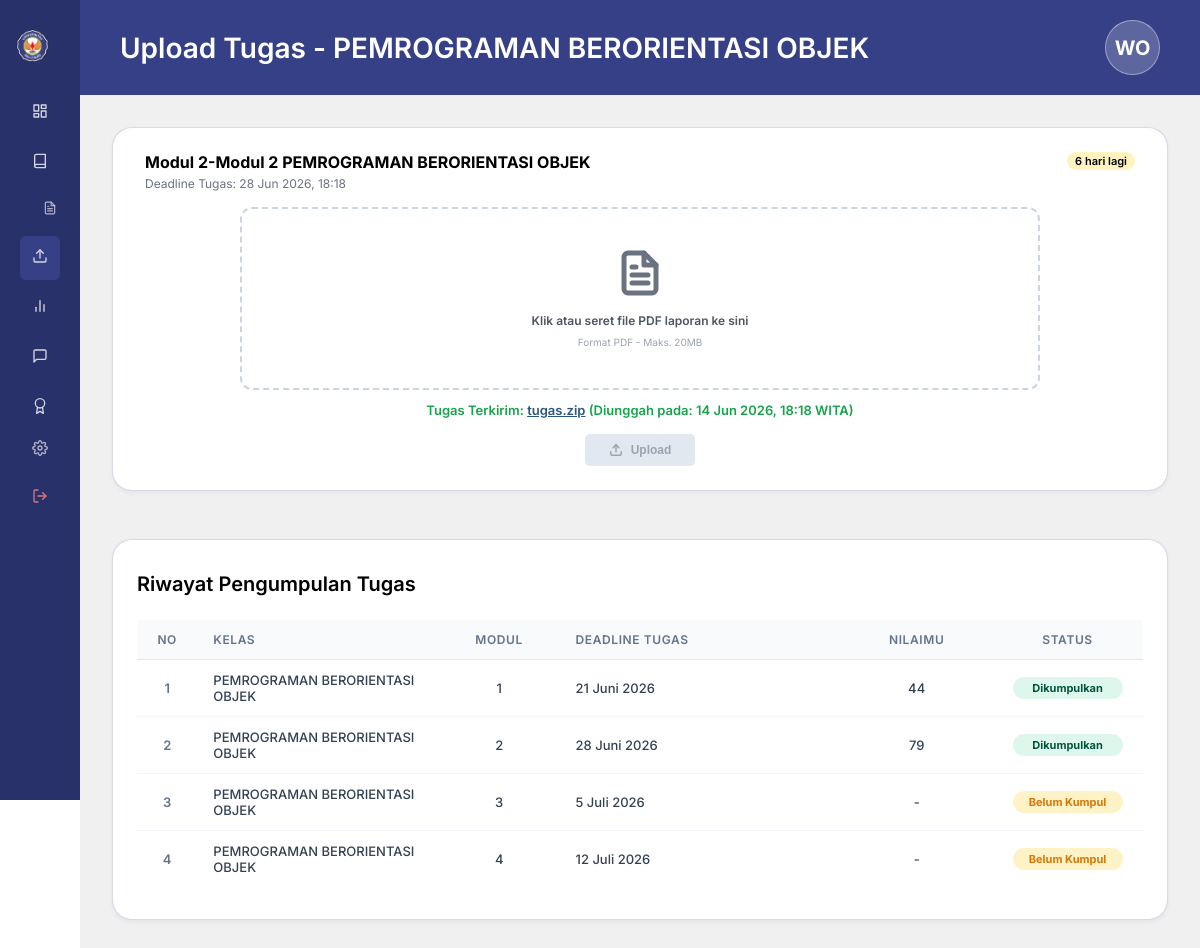
The page /public/index.php?action=upload_tugas (signed in) on the database its author committed.
### tables this page shows
CREATE TABLE Tabel_Kelompok (
    ID_Kelompok INT AUTO_INCREMENT PRIMARY KEY,
    Nama_Kelompok VARCHAR(100) NOT NULL,
    ID_Kelas INT NOT NULL,
    CONSTRAINT FK_Kelompok_Kelas FOREIGN KEY (ID_Kelas) 
        REFERENCES Tabel_Kelas(ID_Kelas) 
        ON DELETE CASCADE 
        ON UPDATE CASCADE
);

CREATE TABLE Tabel_Kelas (
    ID_Kelas INT AUTO_INCREMENT PRIMARY KEY,
    Nama_Kelas VARCHAR(100) NOT NULL,
    Jadwal VARCHAR(50) DEFAULT NULL,
    Token_Kelas VARCHAR(10) NULL
);

CREATE TABLE Tabel_Modul (
    ID_Modul INT AUTO_INCREMENT PRIMARY KEY,
    ID_Kelas INT NOT NULL,
    Judul_Modul VARCHAR(255) NOT NULL,
    File_Materi VARCHAR(255) NOT NULL,
    CONSTRAINT FK_Modul_Kelas FOREIGN KEY (ID_Kelas) 
        REFERENCES Tabel_Kelas(ID_Kelas) 
        ON DELETE CASCADE 
        ON UPDATE CASCADE
);

CREATE TABLE Tabel_Tugas (
    ID_Tugas INT AUTO_INCREMENT PRIMARY KEY,
    ID_Modul INT NOT NULL,
    Instruksi_Tugas TEXT NOT NULL,
    Deadline_Upload DATETIME NOT NULL,
    CONSTRAINT FK_Tugas_Modul FOREIGN KEY (ID_Modul) 
        REFERENCES Tabel_Modul(ID_Modul) 
        ON DELETE CASCADE 
        ON UPDATE CASCADE
);

CREATE TABLE Tabel_Nilai (
    ID_Nilai INT AUTO_INCREMENT PRIMARY KEY,
    ID_Pengumpulan INT NOT NULL,
    ID_Asisten INT NOT NULL,
    Nilai_Angka DECIMAL(5,2) NOT NULL,
    Feedback TEXT DEFAULT NULL,
    Status_Tugas ENUM('Selesai', 'Sanggah', 'Revisi') NOT NULL,
    Alasan_Sanggah TEXT DEFAULT NULL,
    Tanggapan_Sanggah TEXT DEFAULT NULL,
    CONSTRAINT FK_Nilai_Pengumpulan FOREIGN KEY (ID_Pengumpulan) 
        REFERENCES Tabel_Pengumpulan(ID_Pengumpulan) 
        ON DELETE CASCADE 
        ON UPDATE CASCADE,
     
     
    CONSTRAINT FK_Nilai_Asisten FOREIGN KEY (ID_Asisten) 
        REFERENCES Tabel_User(ID_User) 
        ON DELETE RESTRICT 
        ON UPDATE CASCADE
);

CREATE TABLE Tabel_Pengumpulan (
    ID_Pengumpulan INT AUTO_INCREMENT PRIMARY KEY,
    ID_Tugas INT NOT NULL,
    ID_User INT NOT NULL,
    File_Tugas VARCHAR(255) NOT NULL,
    Waktu_Submit DATETIME NOT NULL,
    CONSTRAINT FK_Pengumpulan_Tugas FOREIGN KEY (ID_Tugas) 
        REFERENCES Tabel_Tugas(ID_Tugas) 
        ON DELETE CASCADE 
        ON UPDATE CASCADE,
    CONSTRAINT FK_Pengumpulan_User FOREIGN KEY (ID_User) 
        REFERENCES Tabel_User(ID_User) 
        ON DELETE CASCADE 
        ON UPDATE CASCADE
);

### app/Views/upload_tugas.php (the view, shortened to what the rows shown need)
<?php
$fullName = $_SESSION['name'] ?? 'Guest';
$words = explode(" ", $fullName);
$initials = "";
foreach ($words as $w) {
    $initials .= strtoupper($w[0] ?? '');
}
$initials = substr($initials, 0, 2);
?>
<!DOCTYPE html>
<html lang="id">
<head>
    <link rel="stylesheet" href="/rpl/public/assets/css/style.css">
</head>
<body>
<div class="dashboard-container">
    <main class="main-workspace">
        <header class="workspace-navbar">
            <h2 class="navbar-title">Upload Tugas<?= $classInfo ? ' - ' . htmlspecialchars($classInfo['Nama_Kelas']) : '' ?></h2>
            <div class="navbar-profile">
                <div class="navbar-avatar"><?= htmlspecialchars($initials) ?></div>
            </div>
        </header>
        <div class="workspace-content">
            <?php
            $activeTugasItem = null;
            $activeTugasIndex = -1;
            $months = [
                'January' => 'Januari', 'February' => 'Februari', 'March' => 'Maret',
                'April' => 'April', 'May' => 'Mei', 'June' => 'Juni',
                'July' => 'Juli', 'August' => 'Agustus', 'September' => 'September',
                'October' => 'Oktober', 'November' => 'November', 'December' => 'Desember'
            ];
            $monthsShort = [
                'January' => 'Jan', 'February' => 'Feb', 'March' => 'Mar',
                'April' => 'Apr', 'May' => 'Mei', 'June' => 'Jun',
                'July' => 'Jul', 'August' => 'Agu', 'September' => 'Sep',
                'October' => 'Okt', 'November' => 'Nov', 'December' => 'Des'
            ];
            $requestedTugasId = isset($_GET['id_tugas']) ? (int)$_GET['id_tugas'] : null;
            foreach ($tasksData as $index => $item) {
                $tugas = $item['tugas'];
                $deadlinePassed = time() > strtotime($tugas['Deadline_Upload']);
                if ($requestedTugasId !== null) {
                    if ((int)$tugas['ID_Tugas'] === $requestedTugasId) {
                        $activeTugasItem = $item;
                        $activeTugasIndex = $index;
                    }
                } else {
                    if (!$deadlinePassed && $activeTugasItem === null) {
                        $activeTugasItem = $item;
                        $activeTugasIndex = $index;
                    }
                }
            }
            $isMahasiswa = ($_SESSION['active_role'] ?? 'Mahasiswa') === 'Mahasiswa';
            ?>
            <?php if ($isMahasiswa): ?>
                <?php if ($activeTugasItem):
                    $activeTugas = $activeTugasItem['tugas'];
                    $activeSub = $activeTugasItem['submission'];
                    $engMonth = date('F', strtotime($activeTugas['Deadline_Upload']));
                    $indShortMonth = $monthsShort[$engMonth] ?? date('M', strtotime($activeTugas['Deadline_Upload']));
                    $formattedActiveDeadline = date('j', strtotime($activeTugas['Deadline_Upload'])) . ' ' . $indShortMonth . ' ' . date('Y', strtotime($activeTugas['Deadline_Upload'])) . ', ' . date('H:i', strtotime($activeTugas['Deadline_Upload']));
                    $badgeText = "";
                    $timeDiff = strtotime($activeTugas['Deadline_Upload']) - time();
                    if ($timeDiff > 0) {
                        $daysLeft = ceil($timeDiff / 86400);
                        if ($daysLeft > 1) {
                            $badgeText = "$daysLeft hari lagi";
                        }
                    }
                ?>
                <section class="upload-card" style="margin-bottom: 24px;">
                    <div class="upload-card-header">
                        <div class="upload-card-title-block">
                            <span class="upload-card-title">Modul <?= $activeTugasIndex + 1 ?>-<?= htmlspecialchars($activeTugas['Judul_Modul']) ?></span>
                            <span class="upload-card-subtitle">Deadline Tugas: <?= $formattedActiveDeadline ?></span>
                        </div>
                        <?php if (!empty($badgeText)): ?>
                            <span class="badge-yellow"><?= $badgeText ?></span>
                        <?php endif; ?>
                    </div>
                    <form id="inlineUploadForm" action="/rpl/public/index.php?action=submit_tugas" method="POST" enctype="multipart/form-data">
                        <div class="upload-drag-area" id="inlineDragArea" onclick="triggerInlineFileSelect()">
                            <span class="upload-icon">
                            </span>
                            <span class="upload-text-primary">Klik atau seret file PDF laporan ke sini</span>
                            <span class="upload-text-secondary">Format PDF - Maks. 20MB</span>
                        </div>
                        <?php if ($activeSub): ?>
                            <div style="margin-top: 12px; font-size: 13px; color: #16A34A; font-weight: 600;">
                                Tugas Terkirim: <a href="/rpl/public/index.php?action=view_tugas&file=<?= urlencode($activeSub['File_Tugas']) ?>" target="_blank" style="color: #2B577F; text-decoration: underline;"><?= htmlspecialchars($activeSub['File_Tugas']) ?></a> (Diunggah pada: <?= date('d M Y, H:i', strtotime($activeSub['Waktu_Submit'])) ?> WITA)
                            </div>
                        <?php endif; ?>
                        <button type="submit" class="btn-submit-upload" id="btnSubmitInlineUpload" disabled>
                            Upload
                        </button>
                    </form>
                </section>
                <?php else: ?>
                <section class="upload-card" style="margin-bottom: 24px;">
                    <p style="text-align: center; color: #9B9B9B; font-weight: 600; padding: 32px; margin: 0;">Tidak ada modul tugas aktif yang memerlukan pengumpulan saat ini.</p>
                </section>
                <?php endif; ?>
            <?php endif; ?>
            <section class="riwayat-card">
                <?php if (empty($tasksData)): ?>
                    <p style="text-align: center; color: #9B9B9B; font-weight: 600; padding: 32px; margin: 0;">Belum ada riwayat pengumpulan tugas.</p>
                <?php else: ?>
                    <div class="riwayat-table-wrapper">
                        <table class="riwayat-table">
                            <thead>
                                <tr>
                                    <th style="width: 6%; text-align: center;">No</th>
                                    <th style="width: 24%;">Kelas</th>
                                    <th style="width: 12%; text-align: center;">Modul</th>
                                    <th style="width: 28%;">Deadline Tugas</th>
                                    <th style="width: 15%; text-align: center;">Nilaimu</th>
                                    <th style="width: 15%; text-align: center;">Status</th>
                                </tr>
                            </thead>
                            <tbody>
                                <?php foreach ($tasksData as $index => $item):
                                    $tugas = $item['tugas'];
                                    $sub = $item['submission'];
                                    $statusClass = 'status-tidak-kumpul';
                                    $statusText = 'Tidak Kumpul';
                                    $scoreText = '-';
                                    if ($sub) {
                                        $statusClass = 'status-dikumpulkan';
                                        $statusText = 'Dikumpulkan';
                                        if (!empty($sub['Nilai_Angka'])) {
                                            $scoreText = round($sub['Nilai_Angka']);
                                        }
                                    } else {
                                        $deadlinePassed = time() > strtotime($tugas['Deadline_Upload']);
                                        if (!$deadlinePassed) {
                                            $statusClass = 'status-pending';
                                            $statusText = 'Belum Kumpul';
                                        }
                                    }
                                    $engMonth = date('F', strtotime($tugas['Deadline_Upload']));
                                    $indMonth = $months[$engMonth] ?? $engMonth;
                                    $formattedDeadline = date('j', strtotime($tugas['Deadline_Upload'])) . ' ' . $indMonth . ' ' . date('Y', strtotime($tugas['Deadline_Upload']));
                                    $className = (is_array($classInfo) && isset($classInfo['Nama_Kelas'])) ? $classInfo['Nama_Kelas'] : 'Pemrograman Web';
                                ?>
                                    <tr>
                                        <td style="text-align: center; color: #64748B; font-weight: 600;"><?= $index + 1 ?></td>
                                        <td><?= htmlspecialchars($className) ?></td>
                                        <td style="text-align: center;"><?= $index + 1 ?></td>
                                        <td><?= $formattedDeadline ?></td>
                                        <td class="grade-value" style="text-align: center;"><?= $scoreText ?></td>
                                        <td style="text-align: center;"><span class="status-badge-pill <?= $statusClass ?>"><?= $statusText ?></span></td>
                                    </tr>
                                <?php endforeach; ?>
                            </tbody>
                        </table>
                    </div>
                <?php endif; ?>
            </section>
        </div>
    </main>
</div>
</body>
</html>

### rows shown on the page
tabel_kelompok: ID_Kelas.Nama_Kelas "PEMROGRAMAN BERORIENTASI OBJEK"
tabel_modul: Judul_Modul "Modul 2 PEMROGRAMAN BERORIENTASI OBJEK"
tabel_tugas: Deadline_Upload "28 Jun 2026, 18:18", Deadline_Upload "6 hari lagi", Deadline_Upload "28 Juni 2026"
tabel_nilai: ID_Pengumpulan.File_Tugas "tugas.zip", ID_Pengumpulan.Waktu_Submit "14 Jun 2026, 18:18", Nilai_Angka "79"
tabel_tugas: Deadline_Upload "21 Juni 2026"
tabel_nilai: Nilai_Angka "44"
tabel_tugas: Deadline_Upload "5 Juli 2026", scoreText "-", Deadline_Upload "Belum Kumpul"
tabel_kelas: Nama_Kelas "PEMROGRAMAN BERORIENTASI OBJEK"
tabel_tugas: Deadline_Upload "12 Juli 2026", scoreText "-", Deadline_Upload "Belum Kumpul"

### other values the page prints
$initials "WO"
$activeTugasIndex + 1 "2"
$statusText "Dikumpulkan"
